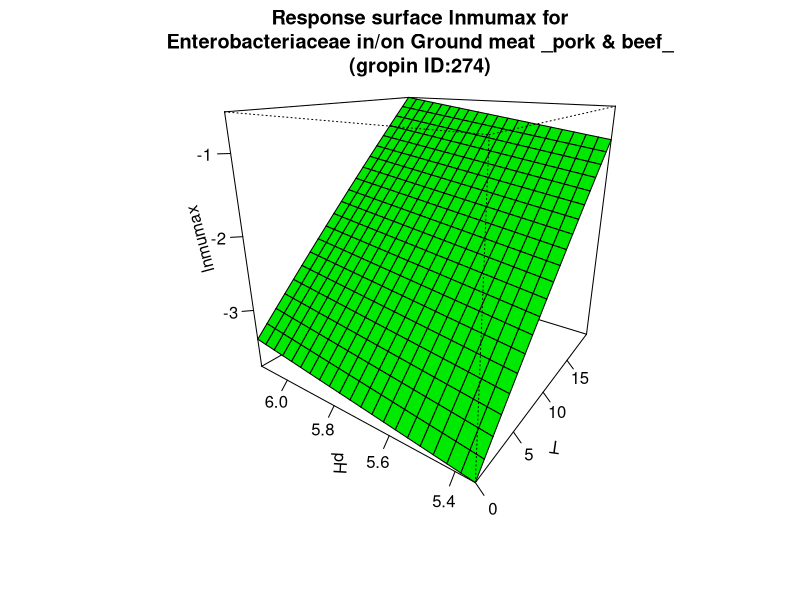

Here is the R script that generated this plot:
#############################
# start of Parameter script
#############################
T <- seq(0,19.98001998002,length.out=21)
pH <- seq(5.34534,6.12387612387612,length.out=21)
#############################
# end of Parameter script
#############################
############################# 
# start of Model script Gropin ID 274 
#############################
 
# constant coefficients for this model
mref <- 0.026
dm <- 0.535
Ea <- 95.8
 
variables <- data.frame(T,pH)
argumentsPar <- expand.grid(variables)
 
# heart of the model
response_surface <- function(T,pH) {
   mumax <-(log(mref)-dm*(5.7-pH)-(Ea/0.00831)*((1/(T+273))-(1/273)))

return(mumax=mumax)
} 

# output parameters
responseSurface <- cbind(argumentsPar,response_surface(argumentsPar['T'],argumentsPar['pH']))
colnames(responseSurface) <- c(colnames(argumentsPar),'lnmumax')
#############################
# End of Model script
#############################
############################# 
# start of Visualisation script Gropin ID 274 
#############################
persp(T,pH,matrix(unlist(responseSurface$'lnmumax'),nrow=21),col = 'green',xlab='T',ylab='pH',zlab='lnmumax',main='Response surface lnmumax for
Enterobacteriaceae in/on Ground meat _pork & beef_
(gropin ID:274)',theta=305,phi=20,shade=0.25,ticktype = 'detailed')
#############################
# End of Visualisation script
#############################
